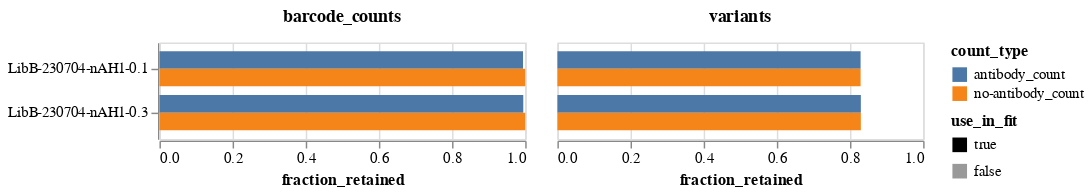

Notebook cell for this chart:
### Markdown cell above
Plot the fraction of all barcode counts and the fraction of all variants that are retained.
We typically retain a higher fraction of barcode counts than variants, since the barcode counts are asymmetrically distributed toward some variants, which are more likely to be retained.

### Code cell
frac_retained = (
    prob_escape.melt(
        id_vars=["sample", "concentration", "use_in_fit", "retain", "barcode"],
        value_vars=["antibody_count", "no-antibody_count"],
        var_name="count_type",
        value_name="count",
    )
    .assign(retained_count=lambda x: x["count"] * x["retain"].astype(int))
    .groupby(["sample", "concentration", "use_in_fit", "count_type"], as_index=False)
    .aggregate(
        counts=pd.NamedAgg("count", "sum"),
        retained_counts=pd.NamedAgg("retained_count", "sum"),
        variants=pd.NamedAgg("barcode", "count"),
        retained_variants=pd.NamedAgg("retain", "sum"),
    )
    .assign(
        barcode_counts=lambda x: x["retained_counts"] / x["counts"],
        variants=lambda x: x["retained_variants"] / x["variants"],
    )
    .melt(
        id_vars=["sample", "concentration", "use_in_fit", "count_type"],
        value_vars=["variants", "barcode_counts"],
        var_name="frac_type",
        value_name="fraction_retained",
    )
)

frac_retained_chart = (
    alt.Chart(frac_retained)
    .encode(
        y=alt.Y("sample", title=None, sort=alt.SortField("concentration")),
        x=alt.X("fraction_retained", scale=alt.Scale(domain=[0, 1])),
        yOffset="count_type",
        color="count_type",
        opacity=alt.Opacity(
            "use_in_fit",
            scale=alt.Scale(domain=[True, False], range=[1, 0.4]),
        ),
        column=alt.Column(
            "frac_type",
            title=None,
            header=alt.Header(labelFontWeight="bold", labelFontSize=12),
        ),
        tooltip=[
            alt.Tooltip(c, format=".3f") if c == "fraction_retained" else c
            for c in frac_retained.columns
        ],
    )
    .mark_bar()
    .properties(height=alt.Step(12), width=250)
)

frac_retained_chart

### Figure 1 — Vega-Lite specification as saved in the notebook (floating-point values rounded to 4 significant figures)
{"config": {"view": {"continuousWidth": 300, "continuousHeight": 300}}, "data": {"name": "data-e63e585b72abe6750f9aaae429024a13"}, "mark": {"type": "bar"}, "encoding": {"color": {"field": "count_type", "type": "nominal"}, "column": {"field": "frac_type", "header": {"labelFontSize": 12, "labelFontWeight": "bold"}, "title": null, "type": "nominal"}, "opacity": {"field": "use_in_fit", "scale": {"domain": [true, false], "range": [1, 0.4]}, "type": "nominal"}, "tooltip": [{"field": "sample", "type": "nominal"}, {"field": "concentration", "type": "quantitative"}, {"field": "use_in_fit", "type": "nominal"}, {"field": "count_type", "type": "nominal"}, {"field": "frac_type", "type": "nominal"}, {"field": "fraction_retained", "format": ".3f", "type": "quantitative"}], "x": {"field": "fraction_retained", "scale": {"domain": [0, 1]}, "type": "quantitative"}, "y": {"field": "sample", "sort": {"field": "concentration"}, "title": null, "type": "nominal"}, "yOffset": {"field": "count_type", "type": "nominal"}}, "height": {"step": 12}, "width": 250, "$schema": "https://vega.github.io/schema/vega-lite/v5.8.0.json", "datasets": {"data-e63e585b72abe6750f9aaae429024a13": [{"sample": "LibB-230704-nAH1-0.1", "concentration": 0.1, "use_in_fit": true, "count_type": "antibody_count", "frac_type": "variants", "fraction_retained": 0.829}, {"sample": "LibB-230704-nAH1-0.1", "concentration": 0.1, "use_in_fit": true, "count_type": "no-antibody_count", "frac_type": "variants", "fraction_retained": 0.829}, {"sample": "LibB-230704-nAH1-0.3", "concentration": 0.3, "use_in_fit": true, "count_type": "antibody_count", "frac_type": "variants", "fraction_retained": 0.8296}, {"sample": "LibB-230704-nAH1-0.3", "concentration": 0.3, "use_in_fit": true, "count_type": "no-antibody_count", "frac_type": "variants", "fraction_retained": 0.8296}, {"sample": "LibB-230704-nAH1-0.1", "concentration": 0.1, "use_in_fit": true, "count_type": "antibody_count", "frac_type": "barcode_counts", "fraction_retained": 0.994}, {"sample": "LibB-230704-nAH1-0.1", "concentration": 0.1, "use_in_fit": true, "count_type": "no-antibody_count", "frac_type": "barcode_counts", "fraction_retained": 0.9998}, {"sample": "LibB-230704-nAH1-0.3", "concentration": 0.3, "use_in_fit": true, "count_type": "antibody_count", "frac_type": "barcode_counts", "fraction_retained": 0.9947}, {"sample": "LibB-230704-nAH1-0.3", "concentration": 0.3, "use_in_fit": true, "count_type": "no-antibody_count", "frac_type": "barcode_counts", "fraction_retained": 0.9998}]}}
